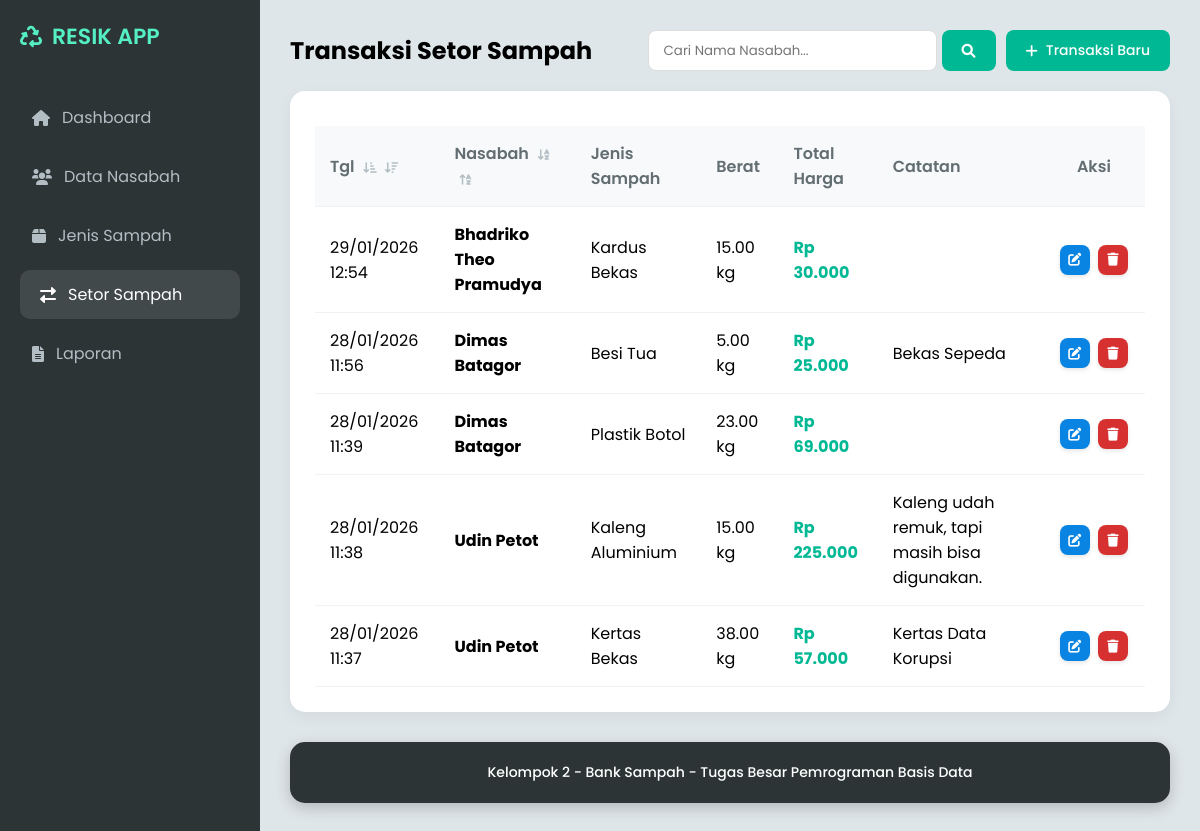
Screenshot of /halaman/transaksi/transaksi.php with the database file from the repository.
### tables this page shows
CREATE TABLE `setoran` (
  `id_setoran` int(11) NOT NULL,
  `id_nasabah` int(11) DEFAULT NULL,
  `id_jenis` int(11) DEFAULT NULL,
  `berat` decimal(10,2) NOT NULL,
  `total_harga` decimal(12,2) NOT NULL,
  `tanggal_setor` datetime DEFAULT current_timestamp(),
  `catatan` text DEFAULT NULL
);

CREATE TABLE `nasabah` (
  `id_nasabah` int(11) NOT NULL,
  `nama_lengkap` varchar(100) NOT NULL,
  `nomor_telepon` varchar(15) DEFAULT NULL,
  `alamat` text DEFAULT NULL,
  `tanggal_gabung` date DEFAULT curdate()
);

CREATE TABLE `jenis_sampah` (
  `id_jenis` int(11) NOT NULL,
  `nama_jenis` varchar(50) NOT NULL,
  `satuan` varchar(20) DEFAULT 'kg',
  `harga_per_satuan` decimal(10,2) NOT NULL
);

### halaman/transaksi/transaksi.php (the view, shortened to what this page needs)
<?php
include '../../Koneksi/koneksi.php';
$where = "";
$paramCari = "";
$orderBy = "ORDER BY s.tanggal_setor DESC";
?>
<!DOCTYPE html>
<html lang="id">
<head>
    <link href="https://cdnjs.cloudflare.com/ajax/libs/font-awesome/6.0.0/css/all.min.css" rel="stylesheet">
    <link href="https://cdnjs.cloudflare.com/ajax/libs/font-awesome/6.0.0/css/all.min.css" rel="stylesheet">
    <link rel="stylesheet" href="../../aset/css/style.css?v=<?= time(); ?>">
</head>
<body>
    <div class="sidebar">
        <div class="brand"><i class="fas fa-recycle"></i> RESIK APP</div>
        <nav class="menu">
            <a href="../../index.php"><i class="fas fa-home"></i> Dashboard</a>
            <a href="../nasabah/nasabah.php"><i class="fas fa-users"></i> Data Nasabah</a>
            <a href="../sampah/sampah.php"><i class="fas fa-box"></i> Jenis Sampah</a>
            <a href="transaksi.php" class="active"><i class="fas fa-exchange-alt"></i> Setor Sampah</a>
            <a href="../laporan/laporan.php"><i class="fas fa-file-alt"></i> Laporan</a>
        </nav>
    </div>
    <div class="main-content">
        <div class="header">
            <h2>Transaksi Setor Sampah</h2>
            <div class="search-box">
                <form action="" method="GET" style="display: flex; gap: 5px;">
                    <input type="text" name="cari" placeholder="Cari Nama Nasabah..." value="<?= isset($_GET['cari']) ? $_GET['cari'] : '' ?>">
                    <button type="submit" class="btn btn-green"><i class="fas fa-search"></i></button>
                </form>
                <button onclick="openModal()" class="btn btn-green"><i class="fas fa-plus"></i> Transaksi Baru</button>
            </div>
        </div>
        <div class="card">
            <table>
                <thead>
                    <tr>
                        <th style="width: 15%;">
                            Tgl
                            <span class="sort-icons">
                                <a href="transaksi.php?sort=date_asc<?= $paramCari ?>" title="Urutkan Terlama" class="<?= (isset($_GET['sort']) && $_GET['sort'] == 'date_asc') ? 'active' : '' ?>">
                                    <i class="fas fa-sort-amount-down-alt"></i>
                                </a>
                                <a href="transaksi.php?sort=date_desc<?= $paramCari ?>" title="Urutkan Terbaru" class="<?= (isset($_GET['sort']) && $_GET['sort'] == 'date_desc') ? 'active' : '' ?>">
                                    <i class="fas fa-sort-amount-down"></i>
                                </a>
                            </span>
                        </th>
                        <th>
                            Nasabah
                            <span class="sort-icons">
                                <a href="transaksi.php?sort=name_asc<?= $paramCari ?>" title="Urutkan A-Z" class="<?= (isset($_GET['sort']) && $_GET['sort'] == 'name_asc') ? 'active' : '' ?>">
                                    <i class="fas fa-sort-alpha-down"></i>
                                </a>
                                <a href="transaksi.php?sort=name_desc<?= $paramCari ?>" title="Urutkan Z-A" class="<?= (isset($_GET['sort']) && $_GET['sort'] == 'name_desc') ? 'active' : '' ?>">
                                    <i class="fas fa-sort-alpha-up"></i>
                                </a>
                            </span>
                        </th>
                        <th>Jenis Sampah</th>
                        <th>Berat</th>
                        <th>Total Harga</th>
                        <th>Catatan</th>
                        <th class="col-aksi">Aksi</th>
                    </tr>
                </thead>
                <tbody>
                    <?php
                    $query = "SELECT s.*, n.nama_lengkap, j.nama_jenis, j.satuan
                              FROM setoran s
                              JOIN nasabah n ON s.id_nasabah = n.id_nasabah
                              JOIN jenis_sampah j ON s.id_jenis = j.id_jenis
                              $where
                              $orderBy";
                    $data = mysqli_query($koneksi, $query);
                    if(mysqli_num_rows($data) == 0): ?>
                        <tr><td colspan="7" style="text-align: center;">Belum ada data transaksi.</td></tr>
                    <?php else:
                        while($row = mysqli_fetch_assoc($data)):
                    ?>
                    <tr>
                        <td><?= date('d/m/Y H:i', strtotime($row['tanggal_setor'])) ?></td>
                        <td><b><?= $row['nama_lengkap'] ?></b></td>
                        <td><?= $row['nama_jenis'] ?></td>
                        <td><?= $row['berat'] . ' ' . $row['satuan'] ?></td>
                        <td style="color: #00b894; font-weight: bold;">Rp <?= number_format($row['total_harga'], 0, ',', '.') ?></td>
                        <td><?= $row['catatan'] ?></td>
                        <td class="col-aksi">
                            <button onclick="edit(<?= $row['id_setoran'] ?>, '<?= $row['id_nasabah'] ?>', '<?= $row['id_jenis'] ?>', '<?= $row['berat'] ?>', '<?= htmlspecialchars($row['catatan'], ENT_QUOTES) ?>')" class="btn btn-blue btn-icon"><i class="fas fa-edit"></i></button>
                            <a href="transaksi.php?hapus=<?= $row['id_setoran'] ?>" class="btn btn-red btn-icon" onclick="return confirm('Batalkan transaksi ini?')"><i class="fas fa-trash"></i></a>
                        </td>
                    </tr>
                    <?php endwhile; endif; ?>
                </tbody>
            </table>
        </div>
        <div class="footer">
            <p>Kelompok 2 - Bank Sampah - Tugas Besar Pemrograman Basis Data</p>
        </div>
    </div>
</body>
</html>

### aset/css/style.css (style rules this page uses)
:root { --primary: #00b894; --primary-dark: #019f7d; --dark: #2d3436; --light-bg: #dfe6e9; --text-muted: #b2bec3; --danger: #d63031; --info: #0984e3; --white: #ffffff; }
* { margin: 0; padding: 0; box-sizing: border-box; font-family: 'Poppins', sans-serif; }
body { background-color: var(--light-bg); display: flex; min-height: 100vh; }
.sidebar { width: 260px; background: var(--dark); color: var(--white); padding: 20px; position: fixed; height: 100%; display: flex; flex-direction: column; }
.brand { font-size: 22px; font-weight: 600; margin-bottom: 40px; color: #55efc4; display: flex; align-items: center; gap: 10px; }
.menu { display: flex; flex-direction: column; gap: 10px; }
.menu a { text-decoration: none; color: var(--text-muted); padding: 12px; border-radius: 10px; transition: 0.3s; display: flex; align-items: center; gap: 12px; }
.menu a:hover, .menu a.active { background: rgba(255, 255, 255, 0.1); color: var(--white); padding-left: 20px; }
.main-content { margin-left: 260px; flex: 1; padding: 30px; }
.header { display: flex; justify-content: space-between; align-items: center; margin-bottom: 20px; }
.btn { padding: 10px 20px; border-radius: 8px; border: none; cursor: pointer; color: var(--white); font-weight: 500; display: inline-flex; align-items: center; gap: 8px; text-decoration: none; font-size: 14px; transition: 0.2s; }
.btn-icon { width: 30px; height: 30px; padding: 0; border-radius: 8px; display: inline-flex; justify-content: center; align-items: center; font-size: 13px; margin: 0 2px; box-shadow: 0 2px 4px rgba(0,0,0,0.1); }
.btn-green { background: var(--primary); }
.btn-red { background: var(--danger); }
.btn-blue { background: var(--info); }
.card { background: var(--white); padding: 25px; border-radius: 15px; box-shadow: 0 5px 15px rgba(0, 0, 0, 0.05); margin-bottom: 30px; }
table { width: 100%; border-collapse: collapse; margin-top: 10px; }
th, td { padding: 15px; text-align: left; border-bottom: 1px solid #f1f2f6; vertical-align: middle; }
.col-aksi { text-align: center; white-space: nowrap; width: 100px; min-width: 80px; }
th { background: #f8f9fa; color: #636e72; font-weight: 600; }
.search-box { display: flex; gap: 10px; }
.search-box input { padding: 8px 15px; border-radius: 8px; border: 1px solid #ddd; outline: none; }
.sort-icons a { color: var(--text-muted); text-decoration: none; margin-left: 5px; font-size: 12px; }
.footer { margin-top: auto; padding: 20px; background: var(--dark); color: var(--white); border-radius: 15px; box-shadow: 0 5px 15px rgba(0, 0, 0, 0.2); text-align: center; font-size: 14px; font-weight: 500; display: flex; justify-content: center; align-items: center; gap: 10px; width: 100%; }
.main-content { display: flex; flex-direction: column; min-height: 100vh; }

### rows the page displays
setoran: tanggal_setor "29/01/2026 12:54", id_nasabah.nama_lengkap "Bhadriko Theo Pramudya", id_jenis.nama_jenis "Kardus Bekas", berat "15.00", id_jenis.satuan "kg", total_harga "30.000"
setoran: tanggal_setor "28/01/2026 11:56", id_nasabah.nama_lengkap "Dimas Batagor", id_jenis.nama_jenis "Besi Tua", berat "5.00", id_jenis.satuan "kg", total_harga "25.000", catatan "Bekas Sepeda"
setoran: tanggal_setor "28/01/2026 11:39", id_nasabah.nama_lengkap "Dimas Batagor", id_jenis.nama_jenis "Plastik Botol", berat "23.00", id_jenis.satuan "kg", total_harga "69.000"
setoran: tanggal_setor "28/01/2026 11:38", id_nasabah.nama_lengkap "Udin Petot", id_jenis.nama_jenis "Kaleng Aluminium", berat "15.00", id_jenis.satuan "kg", total_harga "225.000", catatan "Kaleng udah remuk, tapi masih bisa digunakan."
setoran: tanggal_setor "28/01/2026 11:37", id_nasabah.nama_lengkap "Udin Petot", id_jenis.nama_jenis "Kertas Bekas", berat "38.00", id_jenis.satuan "kg", total_harga "57.000", catatan "Kertas Data Korupsi"
